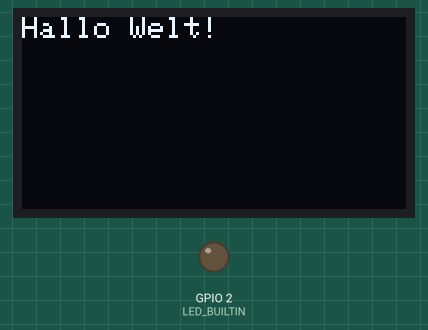
The sketch below on a simulated ESP8266 (NodeMCU). On the bench: 128×64 one-colour display, output pins drawn as LEDs (lit = HIGH, except the on-board LED, lit = LOW). WiFi joins after 1.5 s; servers stay silent unless stated; what the sketch prints to the serial monitor is not drawn.

Above: at 0.1 s.
At 1.6 s:
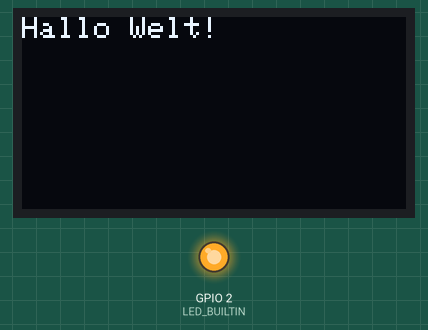
Timing chart, 0 to 3.1 s (numbered marks = the images above):
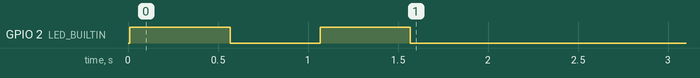

The sketch:

Client.ino
```cpp
#include <ESP8266WiFi.h>
#include <WiFiUdp.h>

const char* ssid = "ESP8266_AP";
const char* password = "12345678";

WiFiUDP udp;
IPAddress targetIP;
const unsigned int udpPort = 4210;
int i = 0;

#include <Wire.h>
#include <Adafruit_GFX.h>
#include <Adafruit_SSD1306.h>

#define SCREEN_WIDTH 128
#define SCREEN_HEIGHT 64
#define OLED_RESET    -1
Adafruit_SSD1306 display(SCREEN_WIDTH, SCREEN_HEIGHT, &Wire, OLED_RESET);

void setup() {
   Serial.begin(115200);
  delay(10);

  pinMode(LED_BUILTIN, OUTPUT);
  digitalWrite(LED_BUILTIN, HIGH);  // LED aus

    display.clearDisplay();
  display.setTextSize(1);
  display.setTextColor(SSD1306_WHITE);
  display.setCursor(0, 0);
  display.println("Hallo Welt!");
  display.display();

  Serial.println();
  Serial.println("Client: Verbindung mit WLAN wird hergestellt...");
  WiFi.begin(ssid, password);

   if (!display.begin(SSD1306_SWITCHCAPVCC, 0x3C)) {
    Serial.println(F("Display nicht gefunden"));
    for (;;);
  }


  // Warten bis verbunden
  while (WiFi.status() != WL_CONNECTED) {
    delay(500);
    Serial.print(".");
    if (i == 0) {
      i = 1;
    } else {
      i = 0;
    }
    digitalWrite(LED_BUILTIN, i == 1 ? LOW : HIGH);
  }


  Serial.println("Client: WLAN verbunden!");
  IPAddress localIP = WiFi.localIP();
  Serial.print("Lokale IP: ");
  Serial.println(localIP);

  // Ziel-IP berechnen: letztes Oktett durch 1 ersetzen
  targetIP = IPAddress(localIP[0], localIP[1], localIP[2], 1);
  Serial.print("Client: Ziel-IP für UDP: ");
  Serial.println(targetIP);

  digitalWrite(LED_BUILTIN, LOW);

  const char* message = "Hallo von NodeMCU!";
  udp.beginPacket(targetIP, udpPort);
  udp.write(message);
  udp.endPacket();
}

void loop() {

  char* message = "";
  if (i == 0) {

    char* message = "Licht=0";
    udp.beginPacket(targetIP, udpPort);
    udp.write(message);
    udp.endPacket();
    i = 1;
  } else {
    char* message = "Licht=1";
    udp.beginPacket(targetIP, udpPort);
    udp.write(message);
    udp.endPacket();
    i = 0;
  }


  Serial.println("Client: UDP-Nachricht gesendet.");
  delay(5000);
}
```
